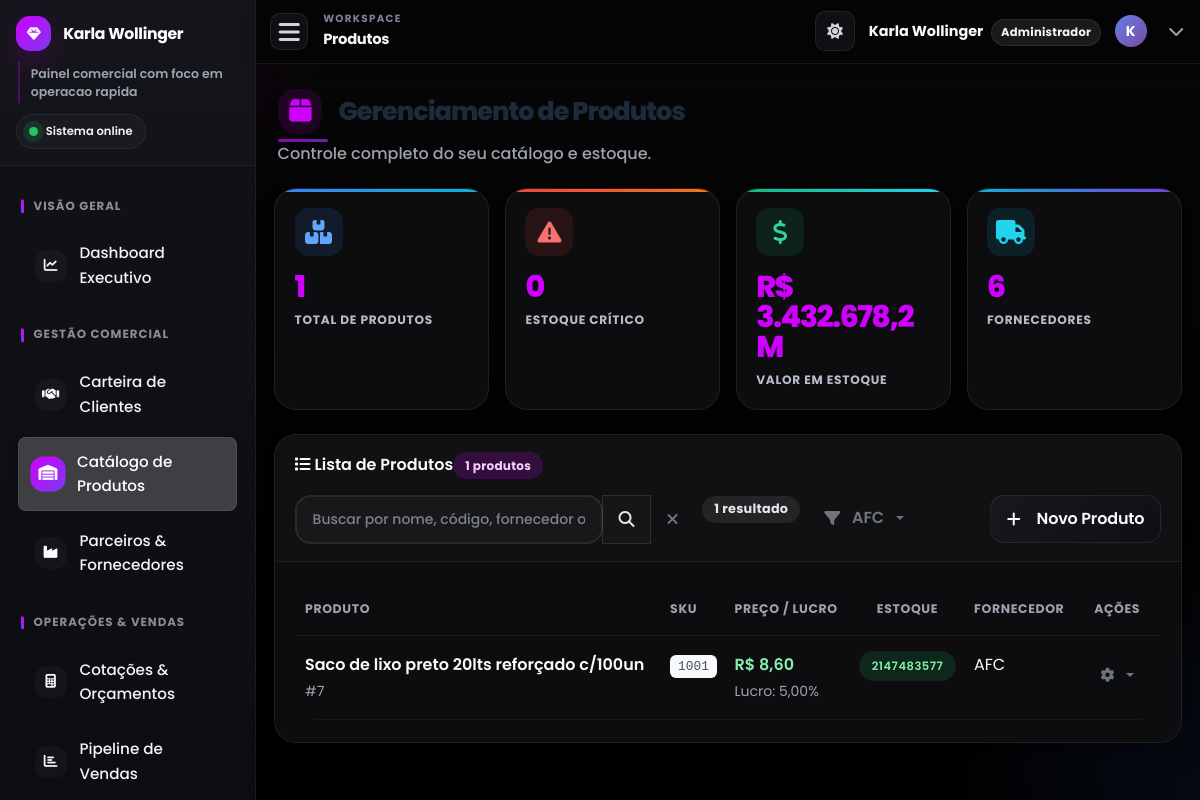
/produtos.php?fornecedor=AFC&page=1 (signed in), run on the app's committed database.
### tables this page shows
CREATE TABLE `produtos` (
  `id` int(11) NOT NULL,
  `nome` varchar(255) NOT NULL,
  `descricao` text DEFAULT NULL,
  `sku` varchar(50) DEFAULT NULL,
  `preco_venda` decimal(10,2) NOT NULL,
  `dias_recompra_sugerido` int(11) DEFAULT NULL,
  `percentual_lucro` decimal(5,2) NOT NULL DEFAULT 0.00,
  `quantidade_estoque` int(11) NOT NULL DEFAULT 0,
  `estoque_minimo` int(11) DEFAULT 5,
  `fornecedor` varchar(100) DEFAULT NULL,
  `data_cadastro` datetime DEFAULT current_timestamp(),
  `empresa_id` int(11) DEFAULT NULL,
  `ativo_marketplace` tinyint(1) DEFAULT 1,
  `destaque_marketplace` tinyint(1) DEFAULT 0,
  `ordem_exibicao` int(11) DEFAULT 0,
  `imagem_url` varchar(255) DEFAULT NULL,
  `imagem_produto` varchar(255) DEFAULT NULL,
  `descricao_completa` text DEFAULT NULL
);

### includes/ui_helpers.php (called while the page is built, shortened)
<?php
if (!function_exists('fmt_brl')) {
    function fmt_brl(float $value, int $precision = 1): string {
        $abs = abs($value);
        if ($abs >= 1_000_000) {
            return 'R$ ' . number_format($value / 1_000_000, $precision, ',', '.') . 'M';
        }
        return 'R$ ' . number_format($value, 2, ',', '.');
    }
}
        ?>

### produtos.php (the view, shortened to what this page needs)
<?php
require_once 'includes/db_connect.php';
$itens_por_pagina = 15;
$pagina_atual = isset($_GET['page']) && is_numeric($_GET['page']) ? (int)$_GET['page'] : 1;
$offset = ($pagina_atual - 1) * $itens_por_pagina;
$filtro_fornecedor = isset($_GET['fornecedor']) ? trim($_GET['fornecedor']) : '';
$where_conditions = [];
$params = [];
$types = "";
if (!empty($filtro_fornecedor)) {
    $where_conditions[] = "fornecedor = ?";
    $params[] = $filtro_fornecedor;
    $types .= "s";
}
$where_clause = !empty($where_conditions) ? "WHERE " . implode(" AND ", $where_conditions) : "";
$sql_total_produtos = "SELECT COUNT(*) AS total FROM produtos $where_clause";
$stmt_total = $conn->prepare($sql_total_produtos);
if (!empty($types)) {
    $stmt_total->bind_param($types, ...$params);
}
$stmt_total->execute();
$result_total = $stmt_total->get_result();
$total_produtos_db = $result_total->fetch_assoc()['total'];
$sql_select_produtos = "SELECT id, nome, sku, percentual_lucro, preco_venda, quantidade_estoque, estoque_minimo, fornecedor
                        FROM produtos
                        $where_clause
                        ORDER BY nome ASC
                        LIMIT ? OFFSET ?";
$params[] = $itens_por_pagina;
$params[] = $offset;
$types .= "ii";
$stmt_produtos = $conn->prepare($sql_select_produtos);
$stmt_produtos->bind_param($types, ...$params);
$stmt_produtos->execute();
$result_produtos = $stmt_produtos->get_result();
$produtos_data = ($result_produtos->num_rows > 0) ? $result_produtos->fetch_all(MYSQLI_ASSOC) : [];
$sql_stats_globais = "SELECT quantidade_estoque, estoque_minimo, preco_venda, fornecedor FROM produtos";
$result_stats_globais = $conn->query($sql_stats_globais);
$criticos = 0;
$valor_total_estoque = 0;
$fornecedores_unicos = [];
if ($result_stats_globais->num_rows > 0) {
    while($produto_stat = $result_stats_globais->fetch_assoc()) {
        $valor_total_estoque += $produto_stat['preco_venda'] * $produto_stat['quantidade_estoque'];
        if (!empty($produto_stat['fornecedor']) && !in_array($produto_stat['fornecedor'], $fornecedores_unicos)) {
            $fornecedores_unicos[] = $produto_stat['fornecedor'];
        }
    }
}
include_once 'includes/header.php';
?>
<div class="page-header fade-in-up">
    <h1 class="page-title"><i class="fas fa-box"></i> Gerenciamento de Produtos</h1>
    <p class="page-subtitle">Controle completo do seu catálogo e estoque.</p>
</div>
<div class="row g-4 mb-4">
    <div class="col-6 col-lg-3"><div class="stats-card primary fade-in-up"><div class="stats-icon primary"><i class="fas fa-boxes"></i></div><div class="stats-value"><?php echo $total_produtos_db; ?></div><div class="stats-label">Total de Produtos</div></div></div>
    <div class="col-6 col-lg-3"><div class="stats-card danger fade-in-up"><div class="stats-icon danger"><i class="fas fa-exclamation-triangle"></i></div><div class="stats-value"><?php echo $criticos; ?></div><div class="stats-label">Estoque Crítico</div></div></div>
    <div class="col-6 col-lg-3"><div class="stats-card success fade-in-up"><div class="stats-icon success"><i class="fas fa-dollar-sign"></i></div><div class="stats-value"><?php echo fmt_brl($valor_total_estoque); ?></div><div class="stats-label">Valor em Estoque</div></div></div>
    <div class="col-6 col-lg-3"><div class="stats-card info fade-in-up"><div class="stats-icon info"><i class="fas fa-truck"></i></div><div class="stats-value"><?php echo count($fornecedores_unicos); ?></div><div class="stats-label">Fornecedores</div></div></div>
</div>
<div class="modern-card fade-in-up">
    <div class="card-header-modern d-flex justify-content-between align-items-center flex-wrap gap-3">
        <div class="d-flex align-items-center">
            <span><i class="fas fa-list"></i> Lista de Produtos</span>
            <div class="ms-auto">
                <span class="badge bg-primary"><?php echo $total_produtos_db; ?> produtos</span>
            </div>
        </div>
        <div class="d-flex gap-2 flex-grow-1 flex-md-grow-0">
            <div class="input-group" style="max-width: 400px;">
                <input type="text" class="form-control" placeholder="Buscar por nome, código, fornecedor ou qualquer termo..." id="searchInput" autocomplete="off">
                <button class="btn btn-outline-primary" type="button" onclick="document.getElementById('searchInput').focus()">
                    <i class="fas fa-search"></i>
                </button>
                <button class="btn btn-outline-secondary" type="button" onclick="clearSearch()" title="Limpar busca">
                    <i class="fas fa-times"></i>
                </button>
            </div>
            <div class="d-none d-md-block">
                <span class="badge bg-secondary" style="font-size: 0.8em; padding: 8px 12px;">
                    <?php echo $total_produtos_db; ?> resultado<?php echo $total_produtos_db !== 1 ? 's' : ''; ?>
                </span>
            </div>
            <div class="dropdown">
                <button class="btn btn-outline-secondary dropdown-toggle" type="button" data-bs-toggle="dropdown" aria-expanded="false">
                    <i class="fas fa-filter me-1"></i>
                    <?php echo !empty($filtro_fornecedor) ? htmlspecialchars($filtro_fornecedor) : 'Fornecedor'; ?>
                </button>
            </div>
        </div>
        <a href="cadastro_produto.php" class="btn btn-primary"><i class="fas fa-plus me-2"></i> Novo Produto</a>
    </div>
    <div class="card-body-modern">
        <?php if (!empty($produtos_data)): ?>
            <div class="table-responsive d-none d-lg-block">
                <table class="table table-hover mb-0" id="produtosTable">
                    <thead>
                        <tr>
                            <th>Produto</th>
                            <th>SKU</th>
                            <th>Preço / Lucro</th>
                            <th class="text-center">Estoque</th>
                            <th>Fornecedor</th>
                            <th class="text-center">Ações</th>
                        </tr>
                    </thead>
                    <tbody>
                        <?php foreach ($produtos_data as $row): ?>
                            <?php $estoque_baixo = $row['quantidade_estoque'] <= $row['estoque_minimo']; ?>
                            <tr>
                                <td>
                                    <div class="fw-semibold"><?php echo htmlspecialchars($row['nome']); ?></div>
                                    <small class="text-muted">#<?php echo $row['id']; ?></small>
                                </td>
                                <td><code class="bg-light px-2 py-1 rounded"><?php echo htmlspecialchars($row['sku'] ?: 'N/A'); ?></code></td>
                                <td>
                                    <div class="fw-semibold text-success">R$ <?php echo number_format($row['preco_venda'], 2, ',', '.'); ?></div>
                                    <small class="text-muted">Lucro: <?php echo number_format($row['percentual_lucro'], 2, ',', '.'); ?>%</small>
                                </td>
                                <td class="text-center">
                                    <span class="status-badge <?php echo $estoque_baixo ? 'status-danger' : 'status-success'; ?>" title="Mínimo: <?php echo $row['estoque_minimo']; ?>">
                                        <?php echo $row['quantidade_estoque']; ?>
                                    </span>
                                </td>
                                <td><?php echo htmlspecialchars($row['fornecedor'] ?: 'N/A'); ?></td>
                                <td class="text-center">
                                    <div class="dropdown">
                                        <button class="btn btn-sm btn-outline-secondary dropdown-toggle" type="button" data-bs-toggle="dropdown" aria-expanded="false">
                                            <i class="fas fa-cog"></i>
                                        </button>
                                    </div>
                                </td>
                            </tr>
                        <?php endforeach; ?>
                    </tbody>
                </table>
            </div>
        <?php endif; ?>
    </div>
</div>
<?php
include_once 'includes/footer.php';
?>

### produtos.php (style rules this page uses)
#produtosTable tbody tr { transition: opacity 0.2s ease-in-out; }

### data on the page
produtos: nome "Saco de lixo preto 20lts reforçado c/100un", id "7", sku "1001", preco_venda "8,60", percentual_lucro "5,00", quantidade_estoque "2147483577", fornecedor "AFC"

### other printed values
$current_page_title "Produtos"
$_SESSION["nome"] "Karla Wollinger"
$user_role_label "Administrador"
substr($_SESSION["nome"] ?? 'U', 0, 1) "K"
$total_produtos_db "1"
$criticos "0"
fmt_brl($valor_total_estoque) "R$ 3.432.678,2M"
count($fornecedores_unicos) "6"
$filtro_fornecedor "AFC"
